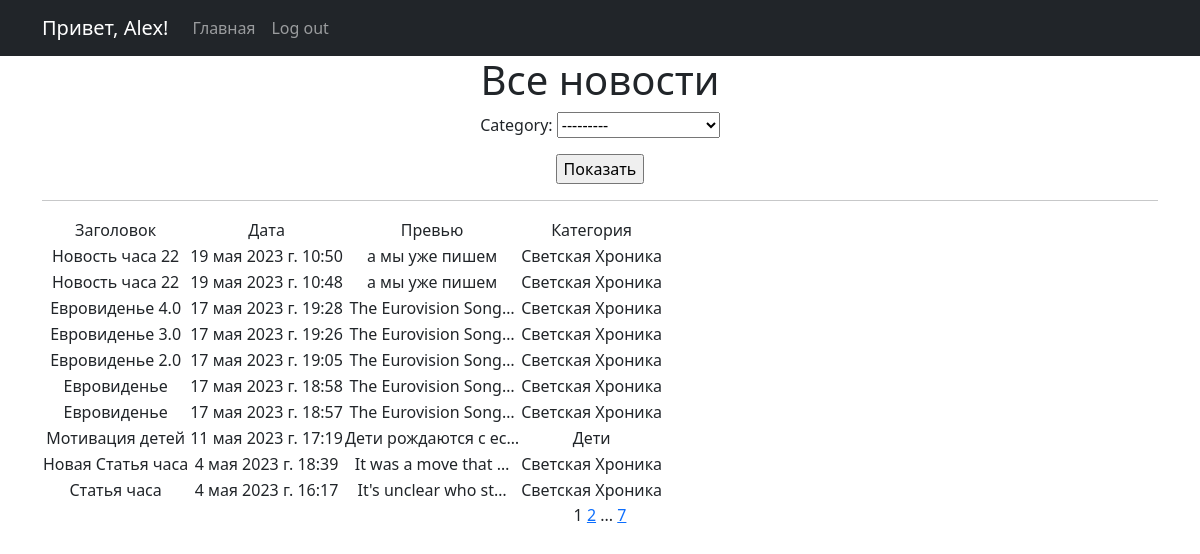
The app's page /news/ (signed in) with its own data.
### News_Portal/models.py (models this page shows, shortened)
class Post(models.Model):
    author = models.ForeignKey(Author, on_delete=models.CASCADE)
    type = models.CharField(max_length=2, choices=TYPES, default="news")
    creation_time = models.DateTimeField(auto_now_add=True)
    category = models.ManyToManyField(Category, through="PostCategory")
    title = models.CharField(max_length=255, default="Новость часа")
    text = models.TextField(default="а мы уже пишем")
    rating = models.FloatField(default=0.0)

class Category(models.Model):
    category_name = models.CharField(max_length=30, default="", unique=True)
    def __str__(self):
        return f"{self.category_name}"

### News_Portal/views.py (the view)
# urls.py: path("", NewsList.as_view(), name="news_list"),
class NewsList(ListView, LoginRequiredMixin):
    model = Post
    ordering = "-creation_time"
    template_name = "news.html"
    context_object_name = "news"
    paginate_by = 10
    def get_context_data(self, **kwargs):
        context = super().get_context_data(**kwargs)
        context["time_now"] = datetime.utcnow()
        context["next_sale"] = None
        context["filterset"] = self.filterset
        context["is_not_author"] = not self.request.user.groups.filter(
            name="author"
        ).exists()
        context["form"] = CategorySelectForm()
        return context
    def get_queryset(self):
        queryset = super().get_queryset()
        self.filterset = PostFilter(self.request.GET, queryset)
        qs = self.filterset.qs
        category_form = CategorySelectForm(self.request.GET)
        if category_form.is_valid():
            qs = qs.filter(category=category_form.cleaned_data["category"])
        return qs

### News_Portal/forms.py
class CategorySelectForm(forms.Form):
    category = ModelChoiceField(queryset=Category.objects.all())

### News_Portal/templatetags/custom_filters.py (called while the page is built)
@register.filter()
def censor(text):
    if not isinstance(text, str):
        raise ValueError("мы только тексты цензурируем в нашей редакции")
    for bad_word in BANNED_WORDS:
        if bad_word in text:
            censored = bad_word[0] + ("*" * (len(bad_word) - 1))
            text = text.replace(bad_word, censored)
        if bad_word.capitalize() in text:
            censored = bad_word[0].capitalize() + ("*" * (len(bad_word) - 1))
            text = text.replace(bad_word, censored)
    return text

### News_Portal/templates/news.html (shortened to what this page needs)
{% extends 'flatpages/default.html' %}
{% load custom_filters %}
{% block content %}
   <h1>Все новости</h1>
    <form action="/news/" method="get">
        {{ form.as_p }}
        <input type="submit" value="Показать" />
    </form>
   <hr>
   {% if news %}
       <table>
           <tr>
               <td>Заголовок</td>
               <td>Дата</td>
               <td>Превью</td>
               <td>Категория</td>
           </tr>
           {% for post in news %}
           <tr>
               <td>{{ post.title|censor }}</td>
               <td>{{ post.creation_time }}</td>
               <td>{{ post.text|truncatechars:20|censor }}</td>
               <td>{% for category in post.category.all %} {{ category }} {% endfor %}</td>
           </tr>
           {% endfor %}
       </table>
   {% else %}
       <h2>Новостей нет!</h2>
   {% endif %}
   {{ page_obj.number }}
   {% if page_obj.has_next %}
       <a href="?page={{ page_obj.next_page_number }}">{{ page_obj.next_page_number }}</a>
       {% if paginator.num_pages != page_obj.next_page_number %}
           ...
           <a href="?page={{ page_obj.paginator.num_pages }}">{{ page_obj.paginator.num_pages }}</a>
       {% endif %}
   {% endif %}
{% endblock content %}

### News_Portal/templates/flatpages/default.html (shortened to what this page needs)
<!DOCTYPE html>
<html lang="en">
    <head>
        {% load static %}
        <link href="{% static 'css/styles.css' %}" rel="stylesheet" />
    </head>
    <body>
        <nav class="navbar navbar-expand-lg navbar-dark bg-dark static-top">
           <div class="container">
               {% if request.user.is_anonymous %}
                    <a class="navbar-brand" href="#">Привет, аноним!</a>
               {% else %}
                    <a class="navbar-brand" href="/profile">Привет, {{ request.user.username }}!</a>
               {% endif %}
               <div class="collapse navbar-collapse" id="navbarResponsive">
                   <ul class="navbar-nav ml-auto">
                       <li class="nav-item active">
                           <a class="nav-link" href="/news">Главная</a>
                       </li>
                       <li class="nav-item active">
                           {% if request.user.is_anonymous %}
                                <a class="nav-link" href="/accounts/login">Log in</a>
                           {% else %}
                                <a class="nav-link" href="/sign/logout">Log out</a>
                           {% endif %}
                       </li>
                   </ul>
               </div>
           </div>
        </nav>
        <div class="container">
           <div class="row">
               <div class="col-lg-12 text-center">
                   {% block content %}{% endblock content %}
               </div>
           </div>
        </div>
    </body>
</html>

### records on screen
Post: title|censor "Новость часа 22", creation_time "19 мая 2023 г. 10:50", text|censor "а мы уже пишем"
Category: category_name "Светская Хроника"
Post: title|censor "Новость часа 22", creation_time "19 мая 2023 г. 10:48", text|censor "а мы уже пишем"
Post: title|censor "Евровиденье 4.0", creation_time "17 мая 2023 г. 19:28", text|censor "The Eurovision Song…"
Post: title|censor "Евровиденье 3.0", creation_time "17 мая 2023 г. 19:26", text|censor "The Eurovision Song…"
Post: title|censor "Евровиденье 2.0", creation_time "17 мая 2023 г. 19:05", text|censor "The Eurovision Song…"
Post: title|censor "Евровиденье", creation_time "17 мая 2023 г. 18:58", text|censor "The Eurovision Song…"
Post: title|censor "Евровиденье", creation_time "17 мая 2023 г. 18:57", text|censor "The Eurovision Song…"
Post: title|censor "Мотивация детей", creation_time "11 мая 2023 г. 17:19", text|censor "Дети рождаются с ес…"
Category: category_name "Дети"
Post: title|censor "Новая Статья часа", creation_time "4 мая 2023 г. 18:39", text|censor "It was a move that …"
Post: title|censor "Статья часа", creation_time "4 мая 2023 г. 16:17", text|censor "It's unclear who st…"

### other values on screen
{{ request.user.username }} "Alex"
{{ page_obj.number }} "1"
{{ page_obj.next_page_number }} "2"
{{ page_obj.paginator.num_pages }} "7"
